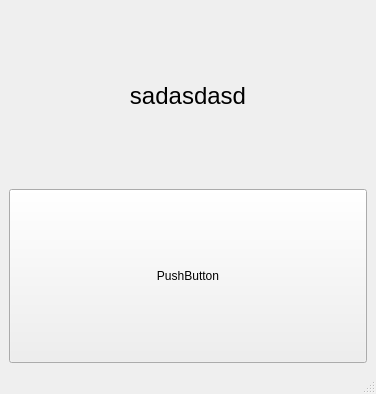
<?xml version="1.0" encoding="UTF-8"?>
<ui version="4.0">
 <class>MainWindow</class>
 <widget class="QMainWindow" name="MainWindow">
  <property name="geometry">
   <rect>
    <x>0</x>
    <y>0</y>
    <width>376</width>
    <height>394</height>
   </rect>
  </property>
  <property name="windowTitle">
   <string>MainWindow</string>
  </property>
  <widget class="QWidget" name="centralwidget">
   <layout class="QHBoxLayout" name="horizontalLayout">
    <item>
     <layout class="QGridLayout" name="gridLayout">
      <item row="0" column="0">
       <widget class="QLabel" name="label">
        <property name="font">
         <font>
          <pointsize>18</pointsize>
         </font>
        </property>
        <property name="styleSheet">
         <string notr="true">text-align:centre;</string>
        </property>
        <property name="text">
         <string>sadasdasd</string>
        </property>
        <property name="alignment">
         <set>Qt::AlignCenter</set>
        </property>
       </widget>
      </item>
      <item row="1" column="0">
       <widget class="QPushButton" name="pushButton">
        <property name="sizePolicy">
         <sizepolicy hsizetype="Minimum" vsizetype="Preferred">
          <horstretch>0</horstretch>
          <verstretch>0</verstretch>
         </sizepolicy>
        </property>
        <property name="text">
         <string>PushButton</string>
        </property>
       </widget>
      </item>
     </layout>
    </item>
   </layout>
  </widget>
  <widget class="QMenuBar" name="menubar">
   <property name="geometry">
    <rect>
     <x>0</x>
     <y>0</y>
     <width>376</width>
     <height>21</height>
    </rect>
   </property>
  </widget>
  <widget class="QStatusBar" name="statusbar"/>
 </widget>
 <resources/>
 <connections/>
</ui>
